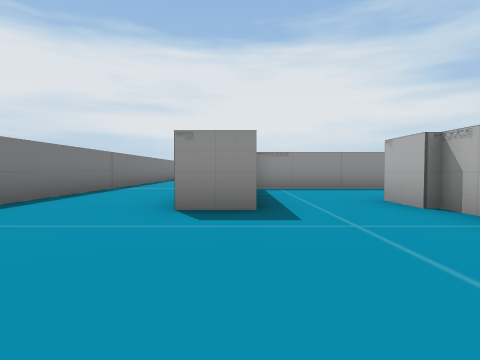
[1] (above)

19 first-person views from a walk through a 3-D level made in the Unity game engine. The camera is 0.49 m above the floor, tilts 2° down and sees 80° across. The floor is counted in squares, 1 m on a side. Each view is taken from the middle of a square. On the plan, view 1 faces up. The plan holds only what a view shows up to about 9 squares ahead; the rest is blank. The player is left out.

[2]
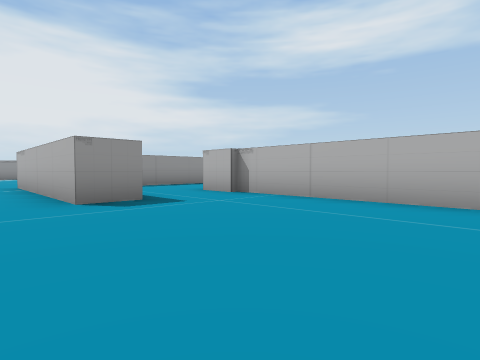

[3]
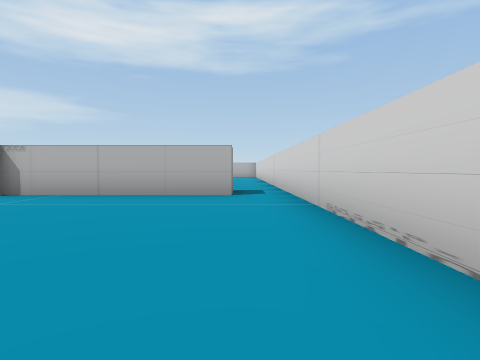

[4]
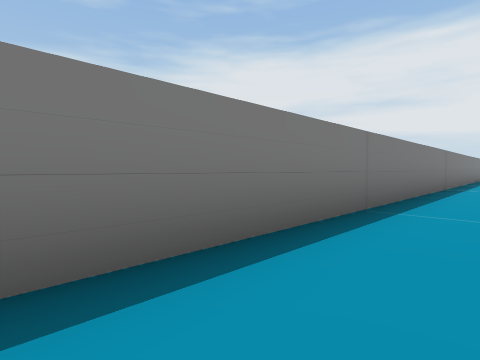

[5]
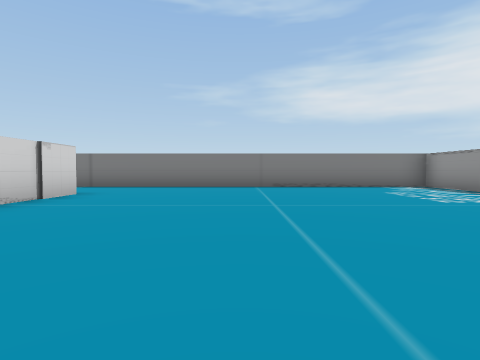

[6]
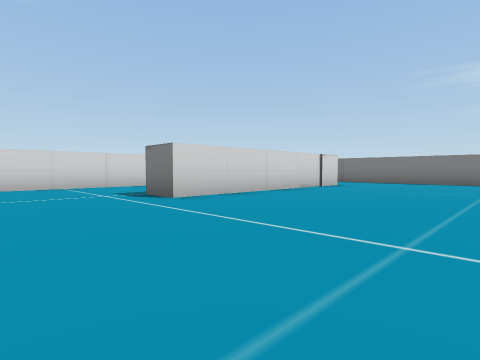

[7]
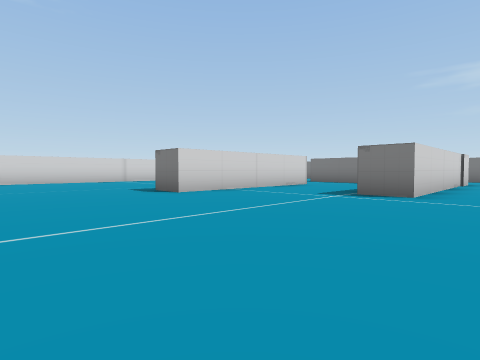

[8]
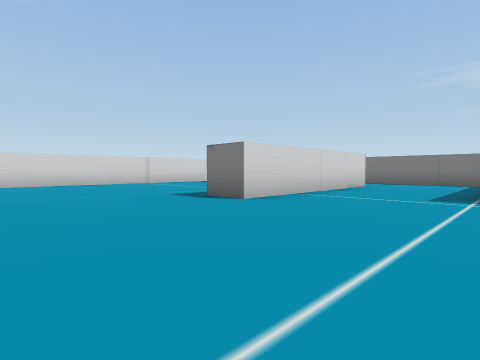

[9]
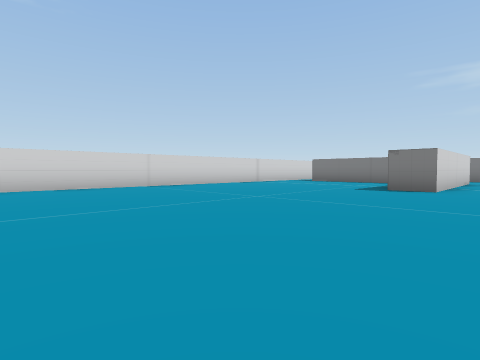

[10]
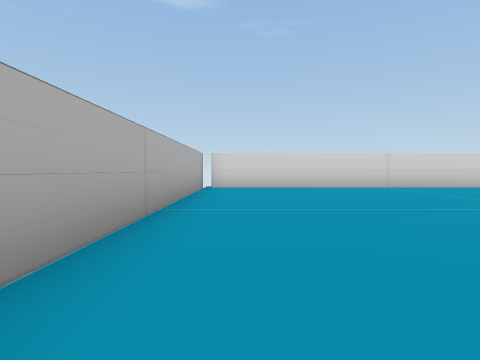

[11]
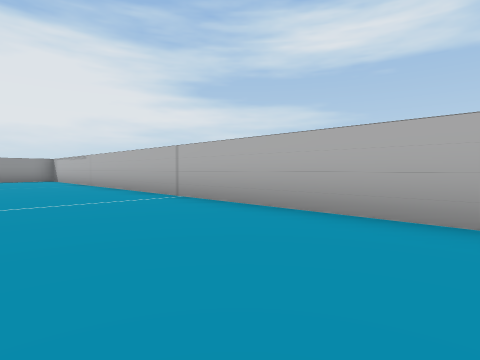

[12]
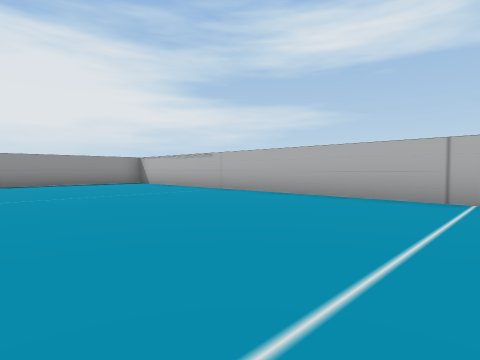

[13]
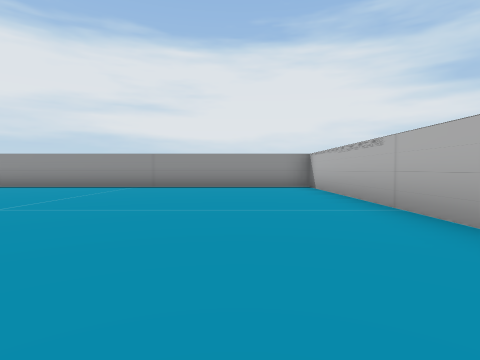

[14]
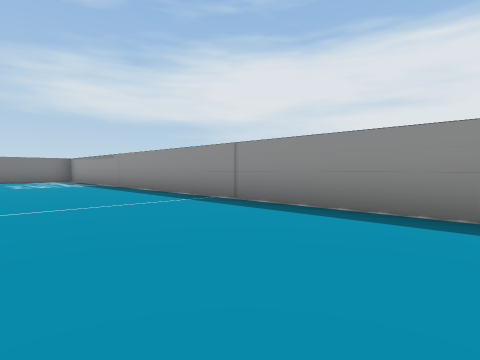

[15]
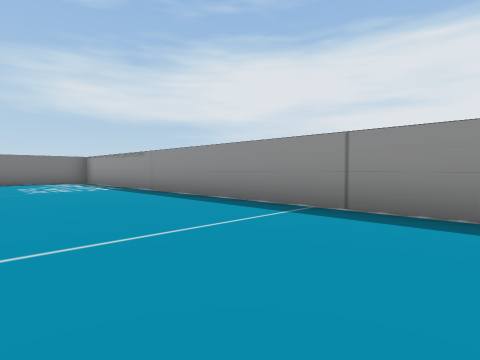

[16]
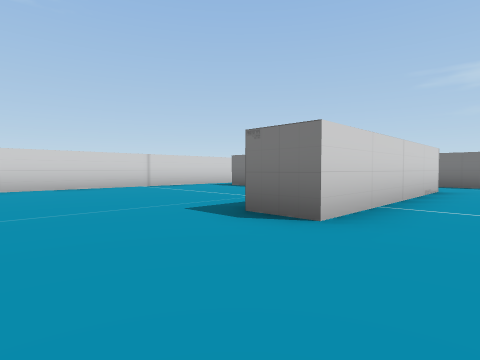

[17]
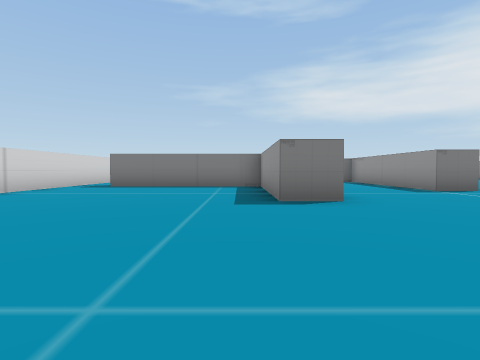

[18]
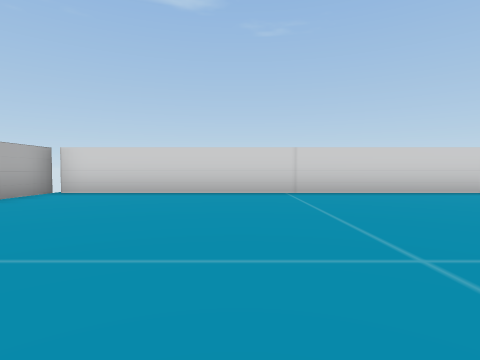

[19]
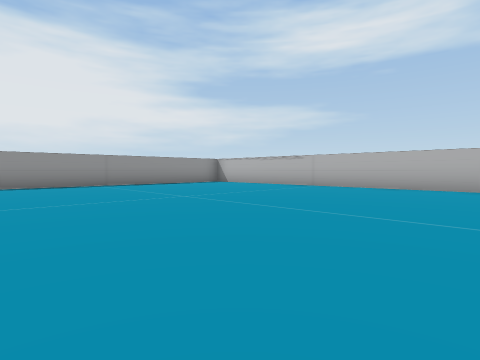

### Floor plan
Ten units are one square. View 1 is at (0, 0); x grows to the right and y downward. Boxes are objects, and circles mark ways between rooms. Rooms are numbered by the first view taken in them; rooms with no view inside come last. Other rooms are left out.
<svg viewBox="-39 -180 205 206">
<path fill="none" stroke="#000" d="M2 -35 -8 -35 -8 -86M23 -35 23 -46M-18 21 29 21M25 9 25 -36M-34 -95 -34 10M65 -35 59 -35M35 -36 35 9M23 -46 75 -46 75 -35 66 -35M2 -71 2 -41M-8 -86 53 -86 53 -76 4 -76M29 21 161 21 161 -175 -34 -175 -34 -95"/>
<circle cx="-25" cy="-85" r="3" fill="#2a7"/>
<circle cx="15" cy="-40" r="3" fill="#2a7"/>
<circle cx="30" cy="10" r="3" fill="#2a7"/>
<text x="-10" y="-20">1</text>
<text x="70" y="-90">2</text>
</svg>
Room 1 opens to room 2.

Where each view was taken, in squares from view 1:
view 1: 0 up, 0 right, facing up
view 2: 1 down, 2 left, facing up-right
view 3: 1 down, 3 left, facing right
view 4: 1 down, 2 left, facing up-left
view 5: 12 up, 5 right, facing left
view 6: 13 up, 8 right, facing down-left
view 7: 10 up, 11 right, facing down-left
view 8: 8 up, 11 right, facing down-left
view 9: 6 up, 15 right, facing down-left
view 10: 6 up, 15 right, facing down
view 11: 3 up, 13 right, facing up-right
view 12: 7 up, 11 right, facing up-right
view 13: 9 up, 14 right, facing up
view 14: 14 up, 10 right, facing up-left
view 15: 14 up, 8 right, facing up-left
view 16: 6 up, 10 right, facing down-left
view 17: 3 up, 12 right, facing left
view 18: 4 up, 12 right, facing down
view 19: 8 up, 8 right, facing up-right
